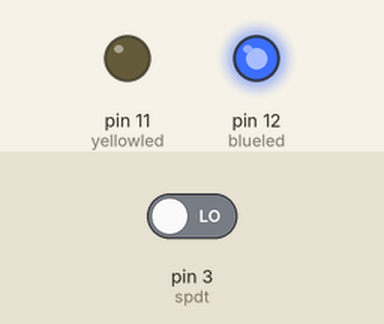
Simulated run of this sketch. Board: Arduino Uno, built with avr-gcc and run on an emulated ATmega328P. On the bench: output pins drawn as LEDs (lit = HIGH). Inputs (shaded band) come from the test bench; at power-on: pin 3 (spdt) LOW.

Above: at 1.2 s.
1.3 s: pin 3 (spdt) driven HIGH
At 1.9 s:
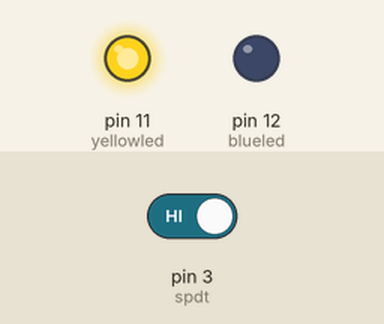
2.8 s: pin 3 (spdt) driven LOW
At 4.2 s:
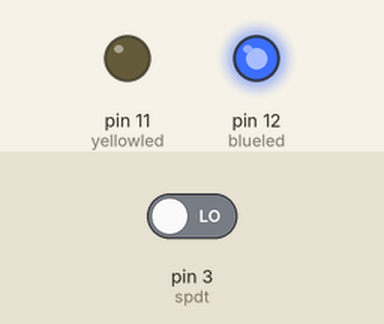
Timing chart, 0 to 5.8 s (numbered marks = the images above; inputs shaded):
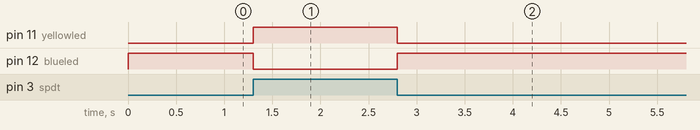

Measured:
- after the input at 1.3 s, pin 11 (yellowled): LOW → HIGH at once; pin 12 (blueled): HIGH → LOW at once
- after the input at 2.8 s, pin 11 (yellowled): HIGH → LOW at once; pin 12 (blueled): LOW → HIGH at once

The sketch:

Program016spdt_switch.ino
```cpp
int spdt=3;
int blueled=12;
int yellowled=11;
int switch_val;

void setup() {
  // put your setup code here, to run once:
  pinMode(spdt, INPUT);
  pinMode(blueled, OUTPUT);
  pinMode(yellowled, OUTPUT);

}

void loop() {
  // put your main code here, to run repeatedly:
  switch_val= digitalRead(spdt);

  if(switch_val==1){
    digitalWrite(blueled, LOW);
    digitalWrite(yellowled, HIGH);
  } else {
    digitalWrite(blueled, HIGH);
    digitalWrite(yellowled, LOW);
  }

}
```
